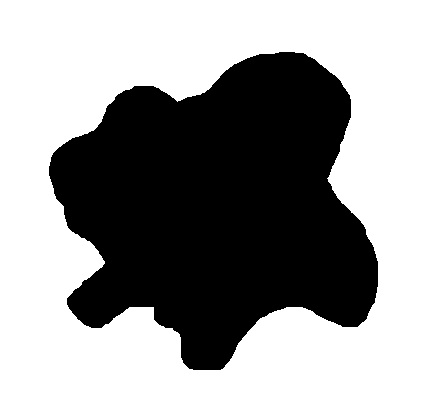
#> input picture input/img1.png, 433 x 397 px, found by its file name; its folder holds only this picture in this run
$ jupyter execute MineralProcessing.ipynb   (shell and % lines are left out)
#> lines starting #> are read from the running program, lines starting #| are printed output that depends on the picture; after the words box and inside, x2 and y2 are one past the last pixel; in counts of white or black regions, pixels touching at a corner belong together
[cell 1]
import cv2
import numpy as np
import os
import matplotlib.pyplot as plt
import math

def compute_major_axis(contour):
    max_dist = 0
    pt1, pt2 = None, None
    for i in range(len(contour)):
        for j in range(i+1, len(contour)):
            dist = np.linalg.norm(contour[i] - contour[j])
            if dist > max_dist:
                line = np.linspace(contour[i], contour[j], 1000)
                inside = True
                for point in line:
                    if cv2.pointPolygonTest(contour, (point[0][0], point[0][1]), False) < 0:
                        inside = False
                        break
                if inside:
                    max_dist = dist
                    pt1 = tuple(contour[i][0])
                    pt2 = tuple(contour[j][0])
    return max_dist, pt1, pt2

def add_padding(img, border_size=50):
    """Add a white padding around the image."""
    return cv2.copyMakeBorder(img, top=border_size, bottom=border_size, left=border_size, right=border_size, borderType=cv2.BORDER_CONSTANT, value=[255, 255, 255])

input_folder = '/content/drive/MyDrive/Cognida Coding Challenge/Mineral Processing Technology - Image Analytics/input'
output_folder = '/content/drive/MyDrive/Cognida Coding Challenge/Mineral Processing Technology - Image Analytics/output'

visualized_outputs = []

for filename in os.listdir(input_folder):
    filepath = os.path.join(input_folder, filename)
    original_image = cv2.imread(filepath)
#> original_image is the input picture: shape (397, 433, 3); 59.4% white; 1 black region, box (x1, y1, x2, y2) and area: (49, 52, 378, 370) 69791
    gray = cv2.cvtColor(original_image, cv2.COLOR_BGR2GRAY)
    _, binary = cv2.threshold(gray, 127, 255, cv2.THRESH_BINARY_INV)
#> binary: shape (397, 433); 40.6% white; 1 white region
    contours, _ = cv2.findContours(binary, cv2.RETR_EXTERNAL, cv2.CHAIN_APPROX_SIMPLE)
#> contours = 1 contour; box (x1, y1, x2, y2) and area: (49, 52, 378, 370) 69259

    for contour in contours:
        # Add padding
        padded_image = add_padding(original_image.copy())

        # Adjust the contour points based on the padding
        contour += 50  # 50 is the border_size as set in add_padding function

        # 1. Smallest Enclosing Circle
        image = padded_image.copy()
        (x, y), radius = cv2.minEnclosingCircle(contour)
        center = (int(x), int(y))
        cv2.circle(image, center, int(radius), (57, 0, 199), 2)
        output_filepath = os.path.join(output_folder, f"encircle_{filename}")
        cv2.imwrite(output_filepath, image)

        # 2. Total Surface Area
        image = padded_image.copy()
        area = cv2.contourArea(contour)
        text_position = (image.shape[1] - 250, 50)  # Display the text on the upper right side
        cv2.putText(image, f"Area={int(area)} pixels", text_position, cv2.FONT_HERSHEY_SIMPLEX, 0.75, (57, 0, 199), 2)
        output_filepath = os.path.join(output_folder, f"area_{filename}")
        cv2.imwrite(output_filepath, image)

        # 3. Major Axis
        image = padded_image.copy()
        major_axis, pt1, pt2 = compute_major_axis(contour)
        cv2.line(image, pt1, pt2, (0, 0, 255), 2)
        cv2.putText(image, f"Major axis={int(major_axis)} pixels", text_position, cv2.FONT_HERSHEY_SIMPLEX, 0.75, (57, 0, 199), 2)
        output_filepath = os.path.join(output_folder, f"major_axis_{filename}")
        cv2.imwrite(output_filepath, image)

        # 4. Perimeter
        image = padded_image.copy()
        perimeter = cv2.arcLength(contour, True)
        cv2.putText(image, f"Perimeter={int(perimeter)} pixels", text_position, cv2.FONT_HERSHEY_SIMPLEX, 0.75, (57, 0, 199), 2)
        output_filepath = os.path.join(output_folder, f"perimeter_{filename}")
        cv2.imwrite(output_filepath, image)

        # 5. Centroid
        image = padded_image.copy()
        M = cv2.moments(contour)
        cx = int(M['m10'] / M['m00'])
        cy = int(M['m01'] / M['m00'])
        cv2.circle(image, (cx, cy), 5, (36, 184, 233), -1)
        cv2.putText(image, f"Centroid=({cx},{cy})", (center[0]-55, center[1]+60), cv2.FONT_HERSHEY_SIMPLEX, 0.5, (57, 0, 199), 2)
        output_filepath = os.path.join(output_folder, f"centroid_{filename}")
        cv2.imwrite(output_filepath, image)
#> this loop made 1 pass
#> (x, y, radius, center, area, text_position, major_axis) on pass 1: (270.9, 262.4, 179.5, (270, 262), 69259, (283, 50), 354.1)
#> pass 1, `padded_image = add_padding(original_image.copy())`:
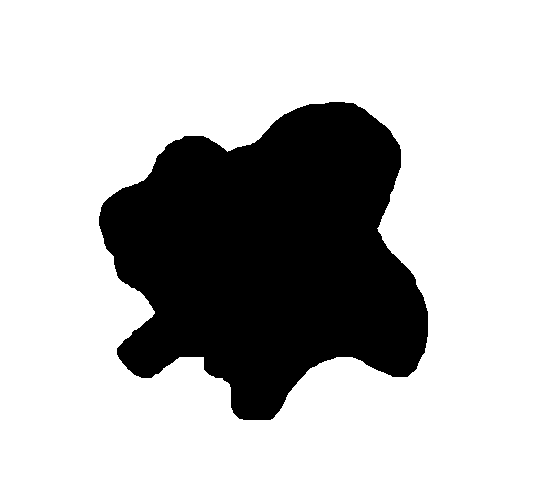
#> padded_image: shape (497, 533, 3); 73.7% white; 1 black region, box (x1, y1, x2, y2) and area: (99, 102, 428, 420) 69791
#> pass 1, `cv2.imwrite(output_filepath, image)`:
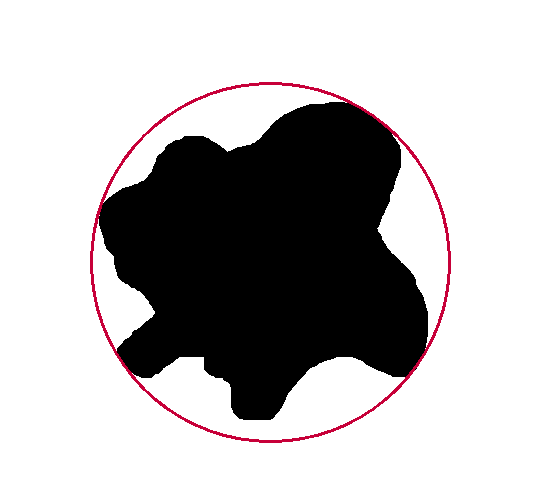
#> saved as encircle_img1.png: shape (497, 533, 3); mean B, G, R 185.4, 184.7, 187.2
#> pass 1, `cv2.imwrite(output_filepath, image)`:
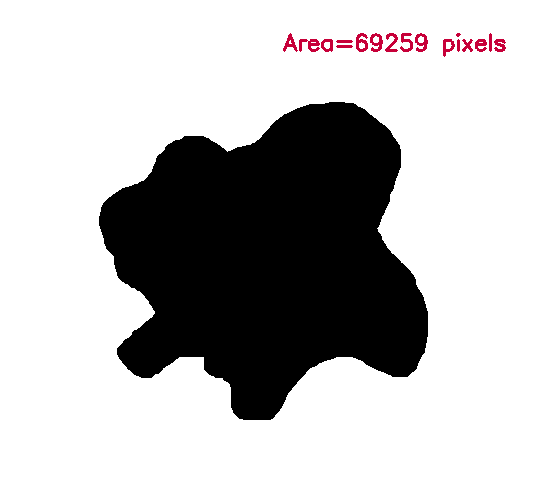
#> saved as area_img1.png: shape (497, 533, 3); mean B, G, R 186.6, 186.2, 187.5
#> pass 1, `cv2.imwrite(output_filepath, image)`:
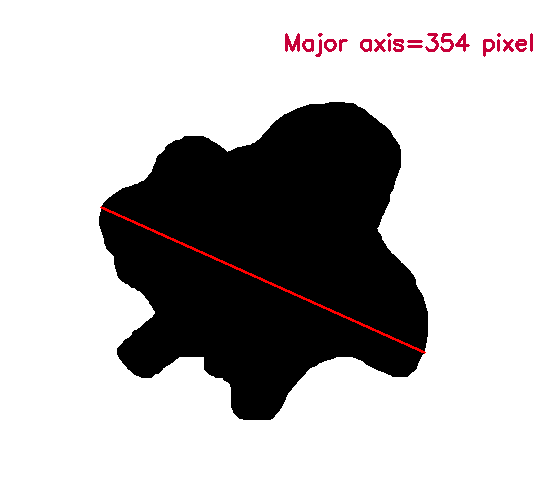
#> saved as major_axis_img1.png: shape (497, 533, 3); mean B, G, R 186.6, 186.2, 188.3

plt.figure(figsize=(15, 10))
columns = 5

for i, image in enumerate(visualized_outputs, 1):
    plt.subplot(math.ceil(len(visualized_outputs) / columns), columns, i)
    plt.imshow(image)
    plt.axis('off')

plt.show()

$ run again, on input/img2.png
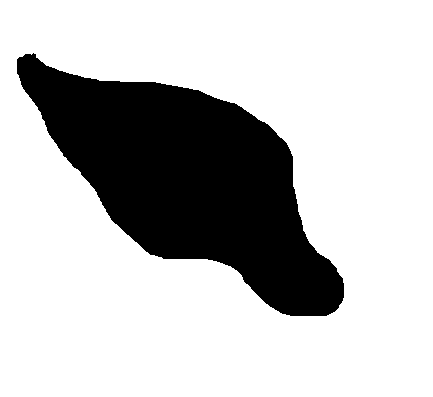
#> input picture input/img2.png, 433 x 397 px, found by its file name
#> original_image is the input picture: shape (397, 433, 3); 75.9% white; 1 black region, box (x1, y1, x2, y2) and area: (17, 53, 344, 316) 41446
#> binary: shape (397, 433); 24.1% white; 1 white region
#> contours = 1 contour; box (x1, y1, x2, y2) and area: (17, 53, 344, 316) 41026
#> the loop `for contour in contours:` made 1 pass
#> (x, y, radius, center, area, text_position, major_axis) on pass 1: (227.5, 233, 202.8, (227, 233), 41026.5, (283, 50), 405.6)
#> pass 1, `cv2.imwrite(output_filepath, image)`:
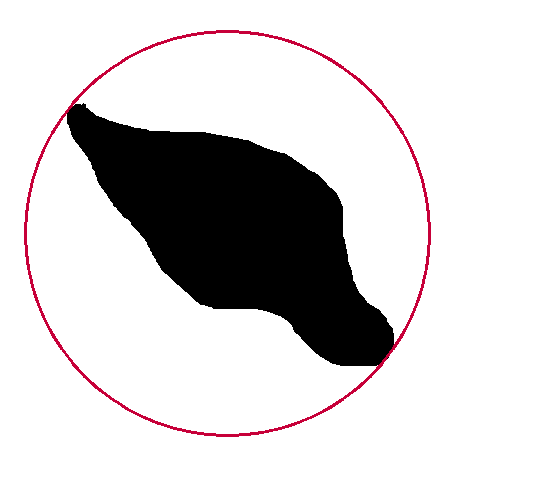
#> saved as encircle_img2.png: shape (497, 533, 3); mean B, G, R 212.4, 211.6, 214.4
#> pass 1, `cv2.imwrite(output_filepath, image)`:
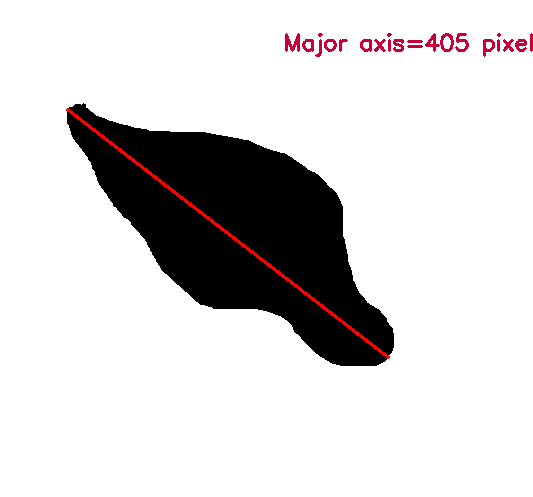
#> saved as major_axis_img2.png: shape (497, 533, 3); mean B, G, R 213.8, 213.5, 216

$ run again, on input/img3.png
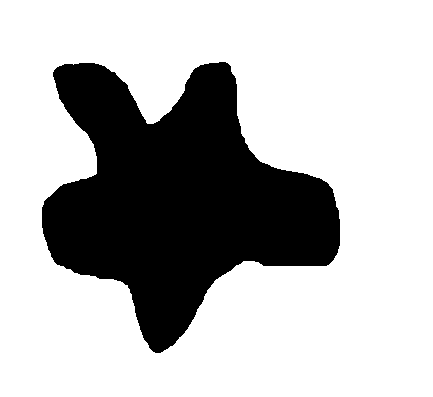
#> input picture input/img3.png, 433 x 397 px, found by its file name
#> original_image is the input picture: shape (397, 433, 3); 72.3% white; 1 black region, box (x1, y1, x2, y2) and area: (42, 62, 340, 353) 47660
#> binary: shape (397, 433); 27.7% white; 1 white region
#> contours = 1 contour; box (x1, y1, x2, y2) and area: (42, 62, 340, 353) 47152
#> the loop `for contour in contours:` made 1 pass
#> (x, y, radius, center, area, text_position, major_axis) on pass 1: (231, 233.6, 170.4, (230, 233), 47151.5, (283, 50), 337)
#> pass 1, `cv2.imwrite(output_filepath, image)`:
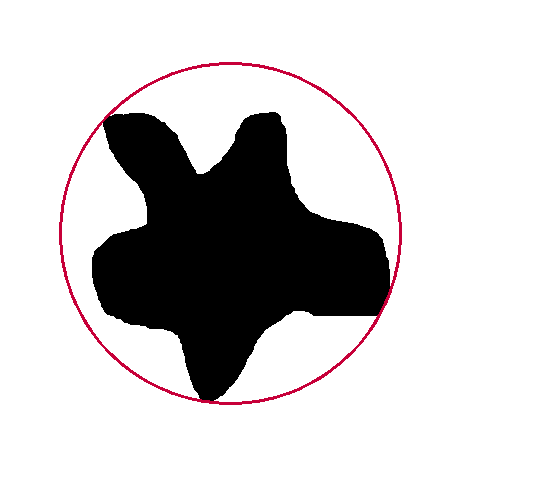
#> saved as encircle_img3.png: shape (497, 533, 3); mean B, G, R 206.8, 206.2, 208.5
#> pass 1, `cv2.imwrite(output_filepath, image)`:
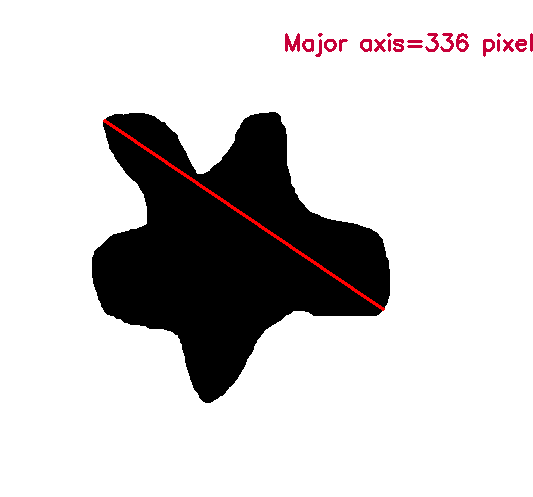
#> saved as major_axis_img3.png: shape (497, 533, 3); mean B, G, R 207.9, 207.5, 209.8

$ run again, on input/img4.png
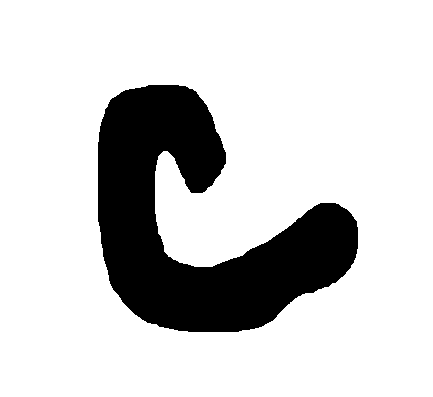
#> input picture input/img4.png, 433 x 397 px, found by its file name
#> original_image is the input picture: shape (397, 433, 3); 81.4% white; 1 black region, box (x1, y1, x2, y2) and area: (98, 85, 358, 332) 31945
#> binary: shape (397, 433); 18.6% white; 1 white region
#> contours = 1 contour; box (x1, y1, x2, y2) and area: (98, 85, 358, 332) 31433
#> the loop `for contour in contours:` made 1 pass
#> (x, y, radius, center, area, text_position, major_axis) on pass 1: (271.8, 245.5, 147.1, (271, 245), 31433, (283, 50), 249.5)
#> pass 1, `cv2.imwrite(output_filepath, image)`:
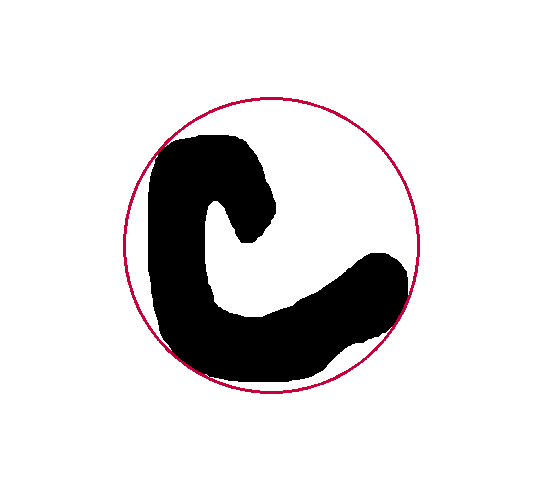
#> saved as encircle_img4.png: shape (497, 533, 3); mean B, G, R 222.3, 221.7, 223.8
#> pass 1, `cv2.imwrite(output_filepath, image)`:
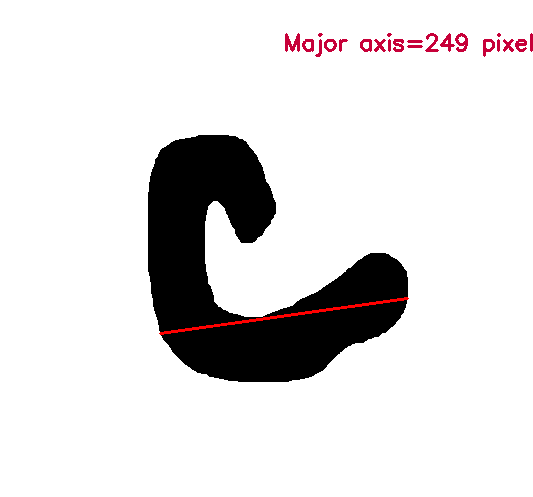
#> saved as major_axis_img4.png: shape (497, 533, 3); mean B, G, R 223, 222.6, 224.6
